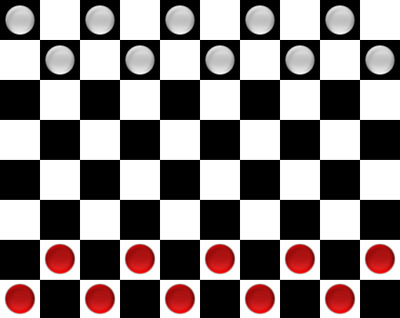
%> input picture PSID - Procesamiento de Señales e Imágenes Digitales/3. Laboratorios/3.4. Laboratorio N° 4/20181_lab04/08M2/08M2/Aplicacion/checkers.jpg, 400 x 318 px
$ octave app04_20145879.m   (GNU Octave 9; MATLAB toolbox functions it lacks are replaced by stand-ins)
%> lines starting %> are read from the running program, lines starting %| are printed output that depends on the picture; in (x1, y1, x2, y2) boxes, pixels count from 0 and x2, y2 are one past the last pixel; in counts of white or black regions, pixels touching at a corner belong together; the program's own positions count from 1
%% Autor: Pablo D韆z
%% Curso: PSID
%% Codigo: 20145789
%% Ciclo: 08M2
%% App 04
clear all;
close all;
clc;
%% Pregunta 1
%% Parte A
img=imread('checkers.jpg'); %leemos
%> img is the input picture: size 318x400x3 uint8; mean R, G, B 133.7, 125.1, 125.1

img_r=double(img(:,:,1))/255;
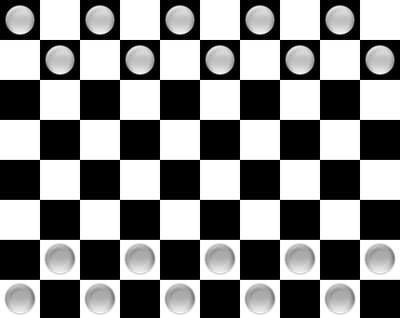
%> img_r: size 318x400 double; min 0, max 1, mean 0.524
img_g=double(img(:,:,2))/255;
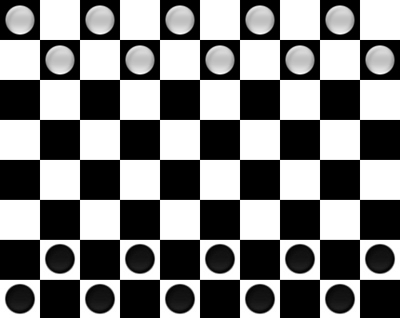
%> img_g: size 318x400 double; min 0, max 1, mean 0.491
img_b=double(img(:,:,3))/255;
%% Parte B

[r,c]=size(img_r);
%> r = 318; c = 400
% tama駉 de cada cuadro en pixeles

fila=242:278;
columna=42:80;

cuadro_r=img_r(fila,columna);
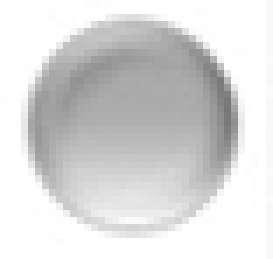
%> cuadro_r: size 37x39 double (shown 7 times larger); min 0.467, max 1, mean 0.853
cuadro_g=img_g(fila,columna);
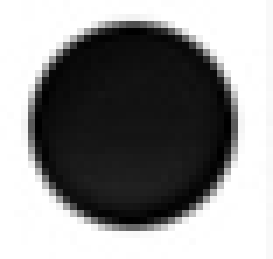
%> cuadro_g: size 37x39 double (shown 7 times larger); min 0, max 1, mean 0.555
cuadro_b=img_b(fila,columna);
cuadro_orig=img(fila,columna);
figure
subplot(321),imshow(cuadro_r),title('R');
subplot(323),imshow(cuadro_g),title('G');
subplot(325),imshow(cuadro_b),title('B');
subplot(322),imshow(cuadro_orig),title('Orig');

%% Parte C

figure
subplot(321),imhist(cuadro_r),title('R');
subplot(323),imhist(cuadro_g),title('G');
subplot(325),imhist(cuadro_b),title('B');
subplot(322),imhist(cuadro_orig),title('Orig');
%> after `title('Orig')`:
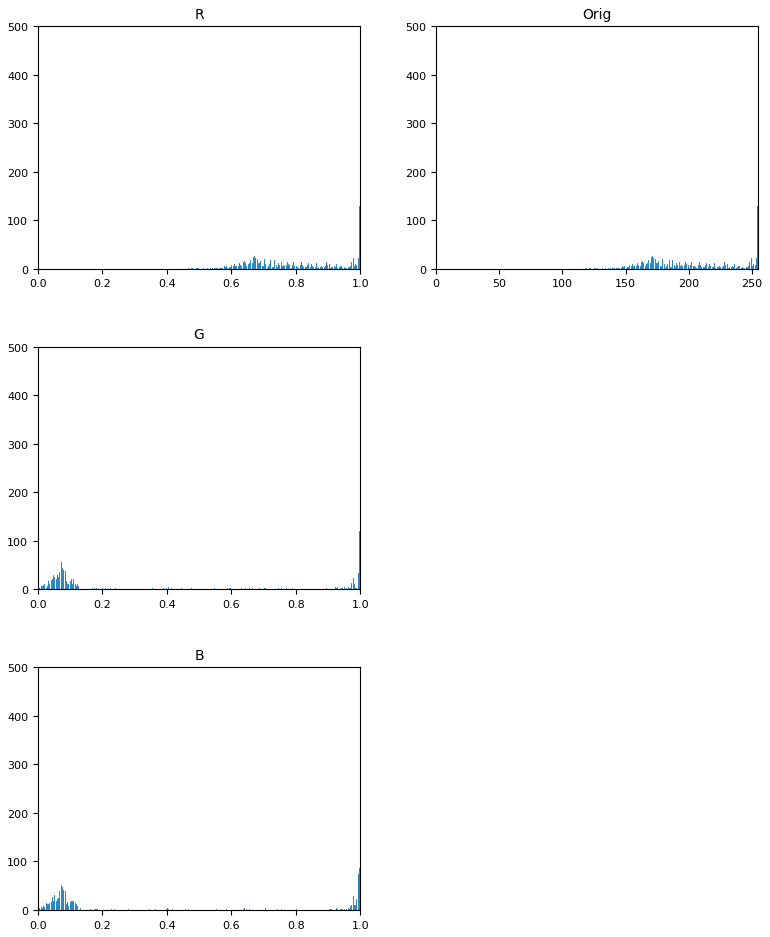
%> figure redrawn from the program's plot data, 4 panels; panel 1: highest point at x = 1, y = 433; panel 2: highest point at x = 1, y = 459; panel 3: highest point at x = 1, y = 422; panel 4: highest point at x = 255, y = 433


mask=img_r<0.6745;
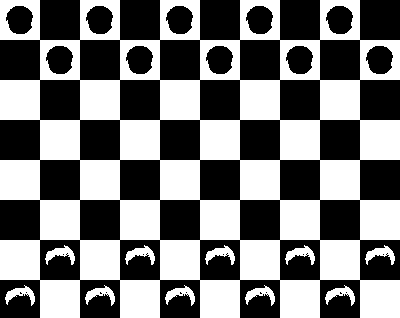
%> mask: size 318x400 logical; 47.4% white; 11 white regions, largest, box (x1, y1, x2, y2) and area: (0, 0, 400, 318) 57720, (45, 245, 75, 265) 264, (125, 245, 155, 265) 264

seg=zeros(size(img));

seg(:,:,1) = mask.*img_r;
seg(:,:,2) = mask.*img_g;
seg(:,:,3) = mask.*img_b;
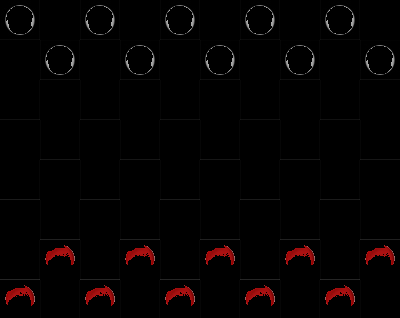
%> seg: size 318x400x3 double; mean R, G, B 0.0188, 0.00738, 0.00738

img2=double(img)/255;

%> (the run ends here)
